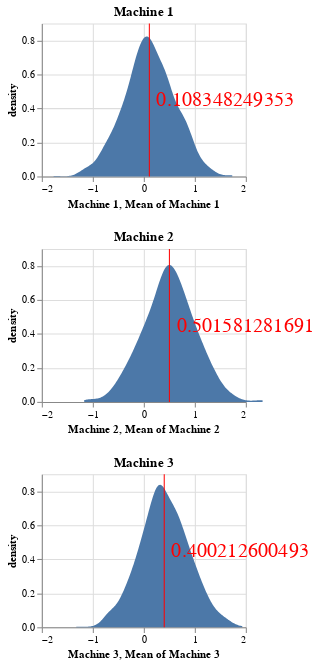

Here is the notebook cell this chart was saved with:
### Code cell
(dist1+mean1+annotation1)&(dist2+mean2+annotation2)&(dist3+mean3+annotation3)

### Figure 1 — Vega-Lite specification as saved in the notebook (floating-point values rounded to 4 significant figures; data arrays with more than 128 entries replaced by an {"elided": "..."} marker saying what was removed)
{"config": {"view": {"continuousWidth": 400, "continuousHeight": 300}}, "vconcat": [{"layer": [{"mark": "area", "encoding": {"x": {"type": "quantitative", "field": "Machine 1", "scale": {"domain": [-2, 2]}}, "y": {"type": "quantitative", "field": "density"}}, "height": 150, "title": "Machine 1", "transform": [{"density": "Machine 1", "as": ["Machine 1", "density"]}], "width": 200}, {"mark": {"type": "rule", "color": "red"}, "encoding": {"size": {"value": 1}, "x": {"type": "quantitative", "aggregate": "mean", "field": "Machine 1"}}, "height": 150, "title": "Machine 1", "width": 200}, {"mark": {"type": "text", "align": "left", "baseline": "middle", "color": "red", "dx": 7, "fontSize": 20}, "encoding": {"text": {"type": "quantitative", "aggregate": "mean", "field": "Machine 1"}, "x": {"type": "quantitative", "aggregate": "mean", "field": "Machine 1"}}, "title": "Machine 1"}], "data": {"name": "data-c1adc5364fb976efcb32f2c5fb54bed0"}}, {"layer": [{"mark": "area", "encoding": {"x": {"type": "quantitative", "field": "Machine 2", "scale": {"domain": [-2, 2]}}, "y": {"type": "quantitative", "field": "density"}}, "height": 150, "title": "Machine 2", "transform": [{"density": "Machine 2", "as": ["Machine 2", "density"]}], "width": 200}, {"mark": {"type": "rule", "color": "red"}, "encoding": {"size": {"value": 1}, "x": {"type": "quantitative", "aggregate": "mean", "field": "Machine 2"}}, "height": 150, "title": "Machine 2", "width": 200}, {"mark": {"type": "text", "align": "left", "baseline": "middle", "color": "red", "dx": 7, "fontSize": 20}, "encoding": {"text": {"type": "quantitative", "aggregate": "mean", "field": "Machine 2"}, "x": {"type": "quantitative", "aggregate": "mean", "field": "Machine 2"}}, "title": "Machine 2"}], "data": {"name": "data-38bc63d33eb4a01522472c2c465009b5"}}, {"layer": [{"mark": "area", "encoding": {"x": {"type": "quantitative", "field": "Machine 3", "scale": {"domain": [-2, 2]}}, "y": {"type": "quantitative", "field": "density"}}, "height": 150, "title": "Machine 3", "transform": [{"density": "Machine 3", "as": ["Machine 3", "density"]}], "width": 200}, {"mark": {"type": "rule", "color": "red"}, "encoding": {"size": {"value": 1}, "x": {"type": "quantitative", "aggregate": "mean", "field": "Machine 3"}}, "height": 150, "title": "Machine 3", "width": 200}, {"mark": {"type": "text", "align": "left", "baseline": "middle", "color": "red", "dx": 7, "fontSize": 20}, "encoding": {"text": {"type": "quantitative", "aggregate": "mean", "field": "Machine 3"}, "x": {"type": "quantitative", "aggregate": "mean", "field": "Machine 3"}}, "title": "Machine 3"}], "data": {"name": "data-9e9d904ec9b1b1520d95d9892d71a563"}}], "$schema": "https://vega.github.io/schema/vega-lite/v4.8.1.json", "datasets": {"data-c1adc5364fb976efcb32f2c5fb54bed0": {"elided": "1000 records"}, "data-38bc63d33eb4a01522472c2c465009b5": {"elided": "1000 records"}, "data-9e9d904ec9b1b1520d95d9892d71a563": {"elided": "1000 records"}}}
